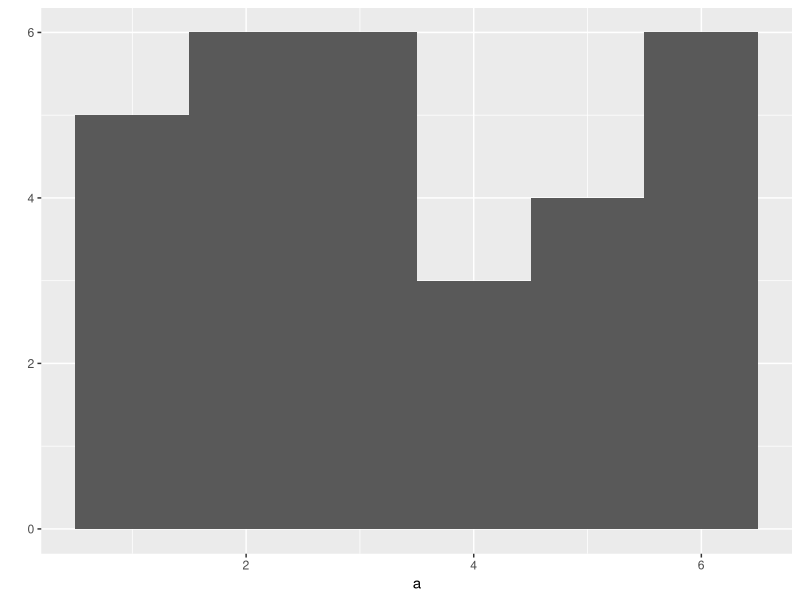
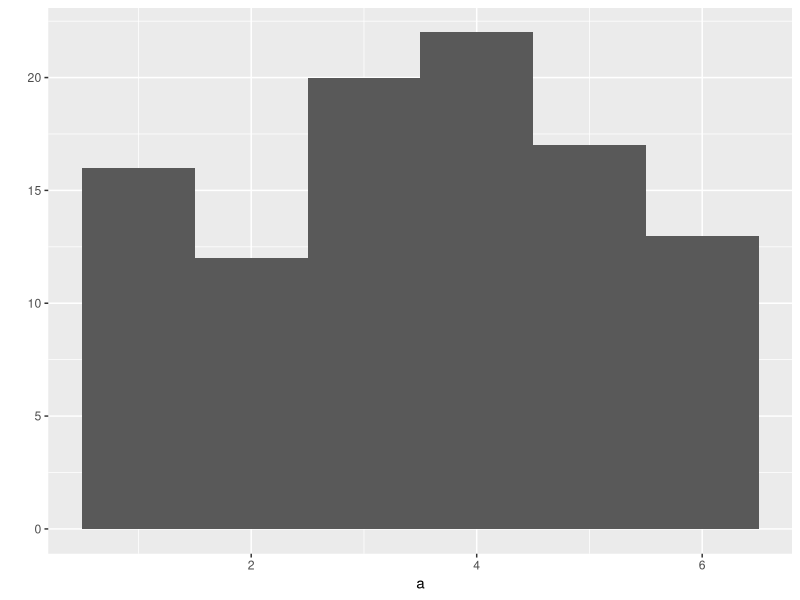
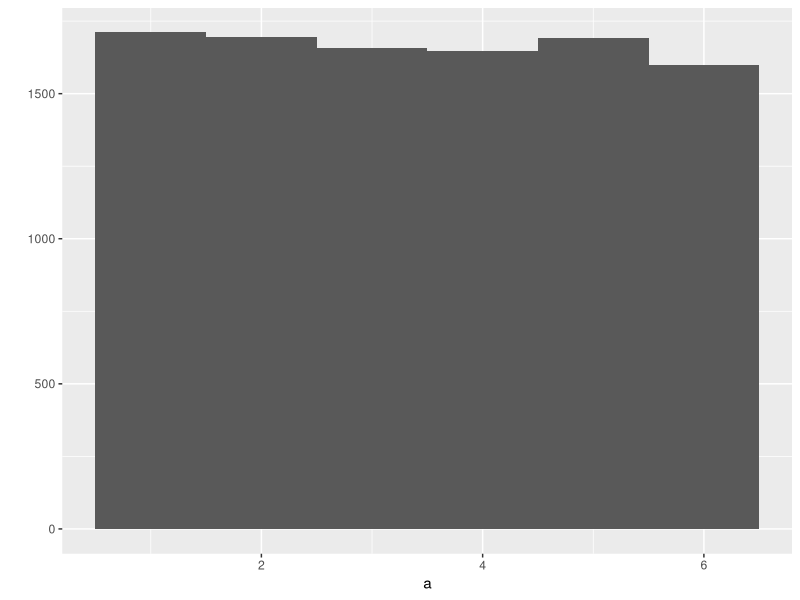
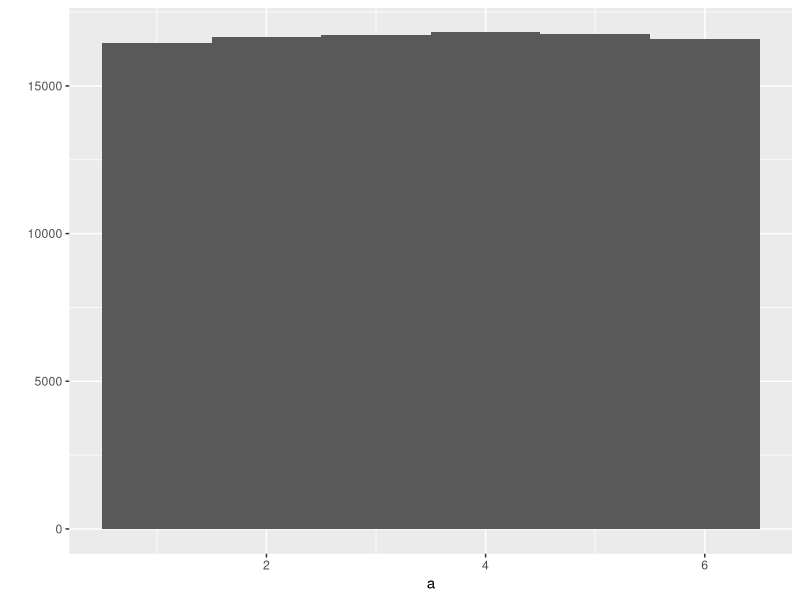
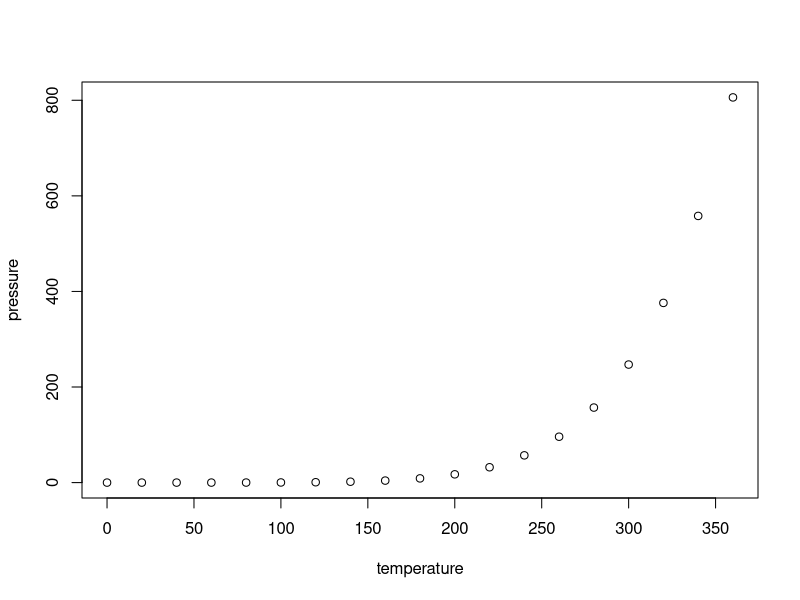

Write R code to recreate these figures, in order.
## ---- chunk 1
a<-sample(1:6,size=30,replace = T)
print(a)
table(a)
## ---- chunk 2
chisq.test(table(a),p=rep(1/6,6))

## ---- chunk 3
x<-pbinom(5,30,1/6)
print(x)
## ---- chunk 4
x<-dbinom(6,30,1/6)
print(x)
## ---- chunk 5
x<-dbinom(7,30,1/6)
print(x)
## ---- chunk 6
x<-dbinom(8,30,1/6)
print(x)
## ---- chunk 7
a<-sample(1:6,size=30,replace = T)
print(a)
table(a)
library(ggplot2)
qplot(a,binwidth=1)
chisq.test(table(a),p=rep(1/6,6))

## ---- chunk 8
a<-sample(1:6,size=100,replace = T)
print(a)
table(a)
chisq.test(table(a),p=rep(1/6,6))
qplot(a,binwidth=1)

## ---- chunk 9
library(ggplot2)
a<-sample(1:6,size=10000,replace = T)
table(a)
chisq.test(table(a),p=rep(1/6,6))
qplot(a,binwidth=1)
## ---- chunk 10
library(ggplot2)
a<-sample(1:6,size=100000,replace = T)
table(a)
chisq.test(table(a),p=rep(1/6,6))
qplot(a,binwidth=1)
## ---- chunk 11
a<-sample(1:6,size=100,replace = T)
mean(a)
## ---- chunk 12
knitr::opts_chunk$set(echo = TRUE)
## ---- chunk 13
summary(cars)
## ---- chunk 14
plot(pressure)
